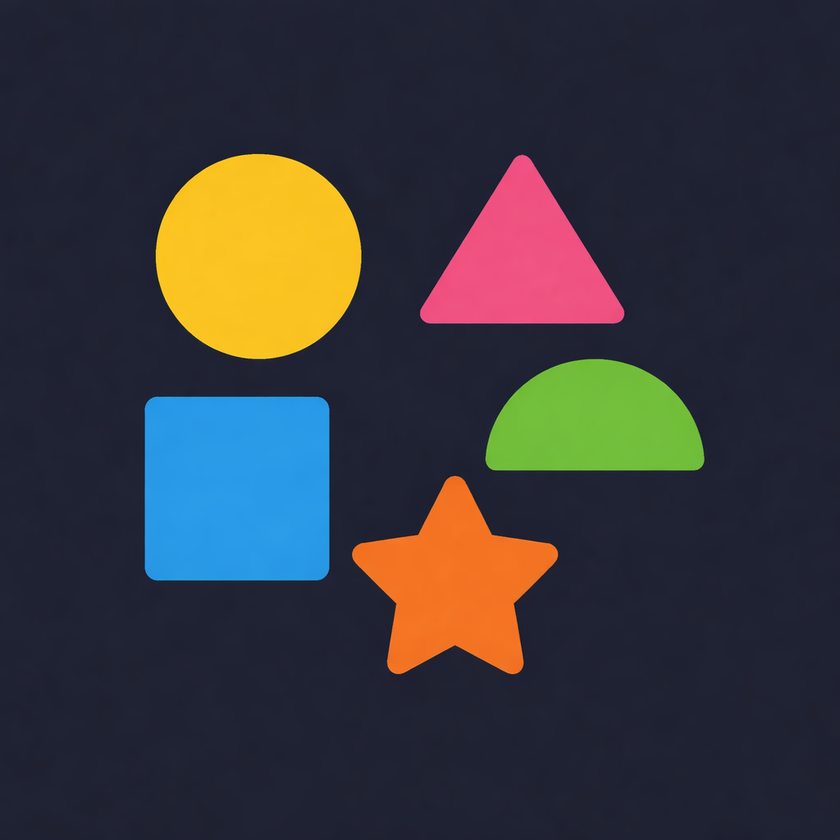
#> input picture Image5.png, 840 x 840 px, shrunk from 1024 x 1024 before the run
$ python C19c_AdaptiveThreshold.py
#> lines starting #> are read from the running program, lines starting #| are printed output that depends on the picture; after the words box and inside, x2 and y2 are one past the last pixel; in counts of white or black regions, pixels touching at a corner belong together
import cv2
import matplotlib.pyplot as plt

img = cv2.imread("Image5.png", 0)
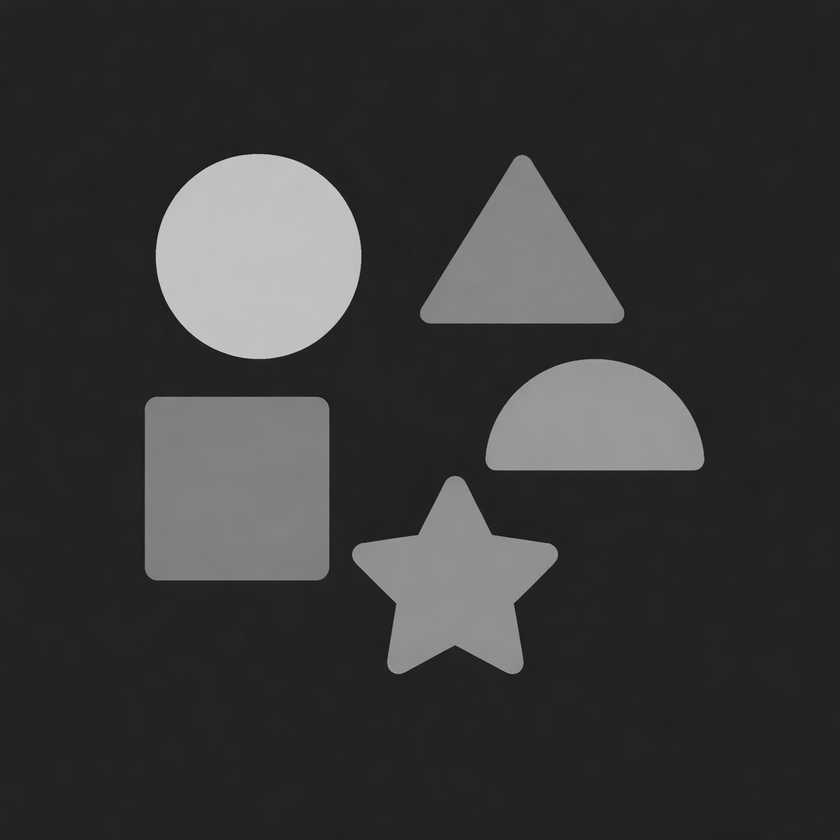
#> img: shape (840, 840); min 18, max 209, mean 55.8

# Global Threshold
_, thresh = cv2.threshold(img, 127, 255, cv2.THRESH_BINARY)
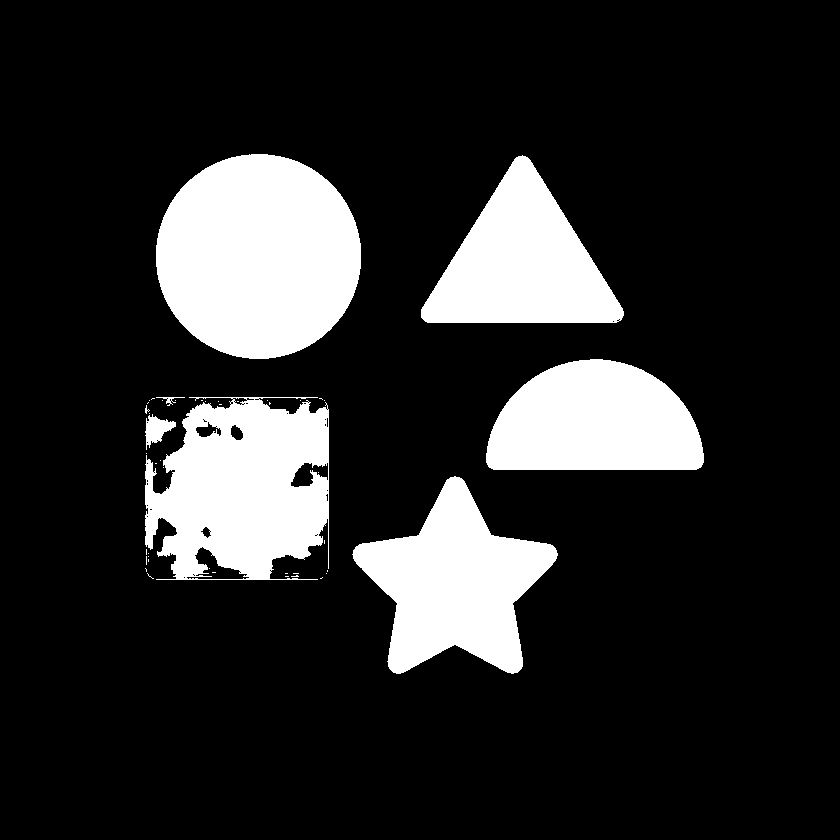
#> thresh: shape (840, 840); 16.8% white; 46 white regions (39 under 20 px), largest, box (x1, y1, x2, y2) and area: (156, 154, 361, 359) 33090, (145, 397, 329, 580) 25193, (352, 476, 558, 674) 21317


adaptive = cv2.adaptiveThreshold(
    img, 255,
    cv2.ADAPTIVE_THRESH_MEAN_C,
    cv2.THRESH_BINARY,
    11, 2)
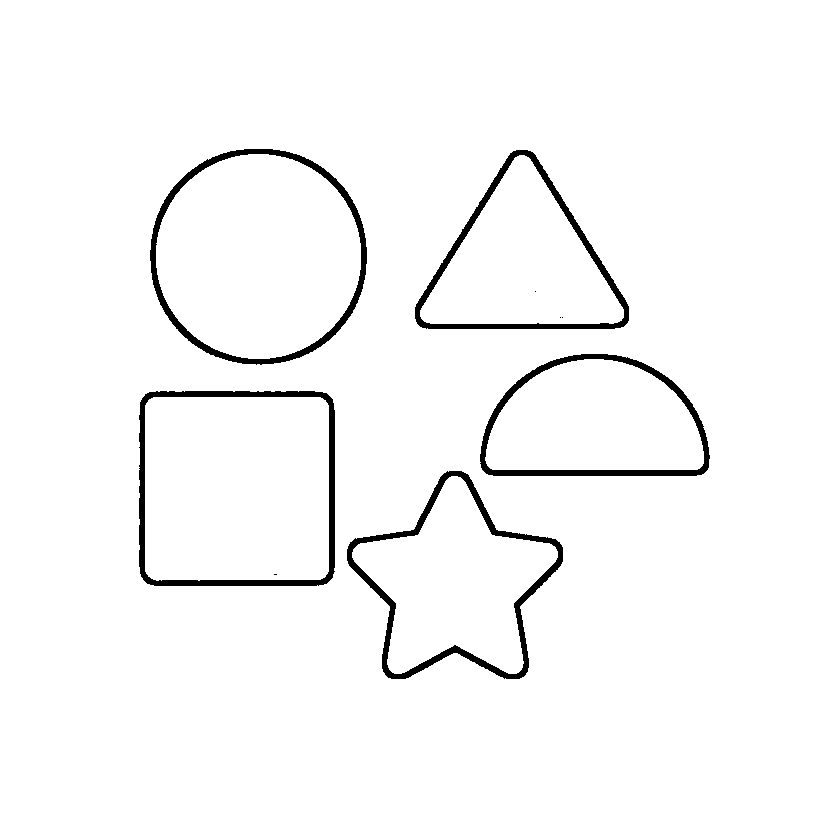
#> adaptive: shape (840, 840); 97.2% white; 9 black regions (4 under 20 px), largest, box (x1, y1, x2, y2) and area: (347, 471, 563, 679) 4306, (139, 391, 335, 586) 4252, (150, 149, 367, 365) 4074, (415, 150, 629, 329) 3575, (480, 354, 710, 476) 3468

cv2.imshow("Adaptive Threshold", adaptive)
cv2.waitKey(0)

$ run again, with Image3.png copied over Image5.png
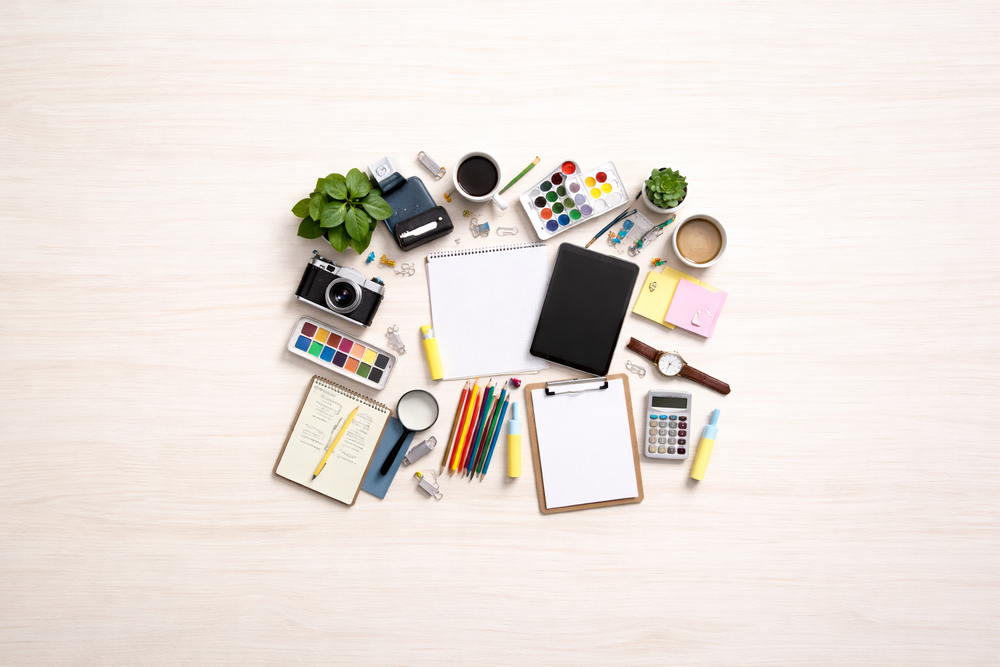
#> input picture Image3.png, 1000 x 667 px, shrunk from 1536 x 1024 before the run
#> `_, thresh = cv2.threshold(img, 127, 255, cv2.THRESH_BINARY)`:
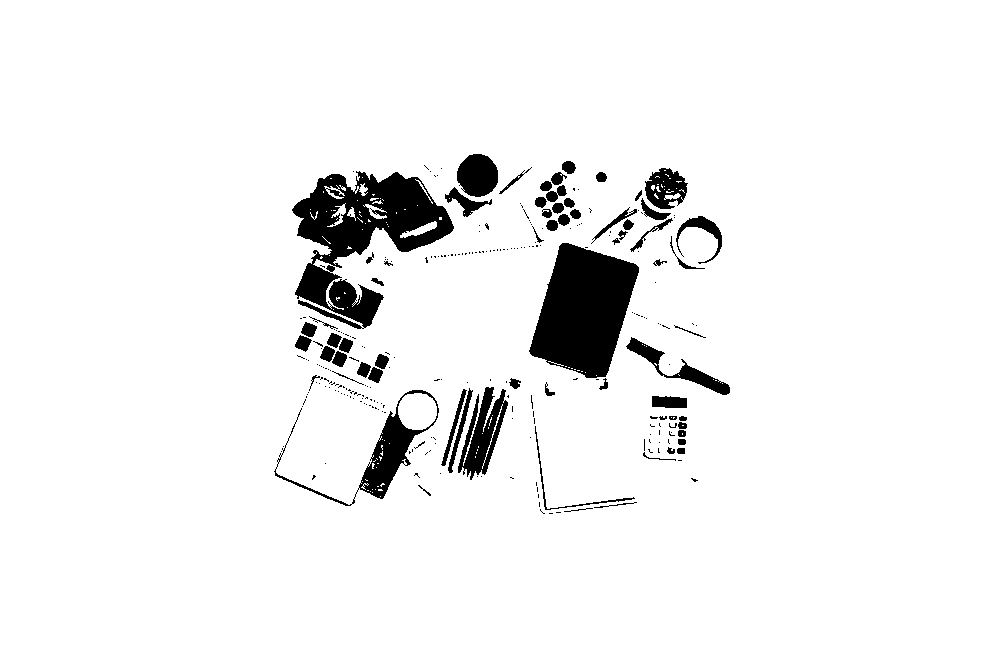
#> thresh: shape (667, 1000); 94.4% white; 280 black regions (213 under 20 px), largest, box (x1, y1, x2, y2) and area: (292, 171, 454, 329) 11396, (529, 243, 639, 378) 9770, (274, 390, 439, 506) 2765
#> `adaptive = cv2.adaptiveThreshold( img, 255, cv2.ADAPTIVE_THRESH_MEAN_C..`:
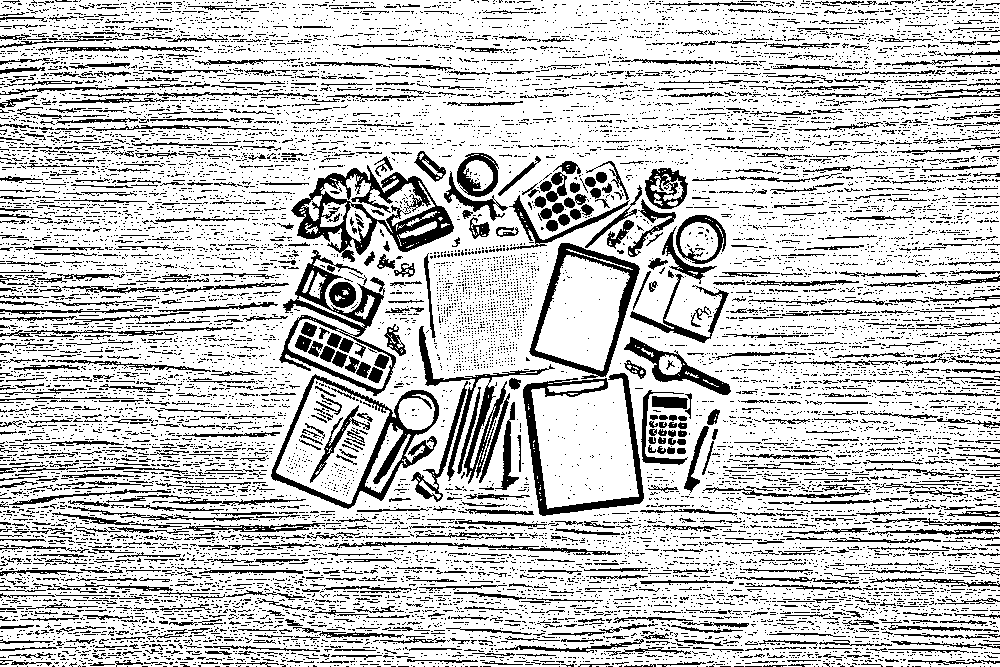
#> adaptive: shape (667, 1000); 77.4% white; black in thin lines or dots

$ run again, with Image4.png copied over Image5.png
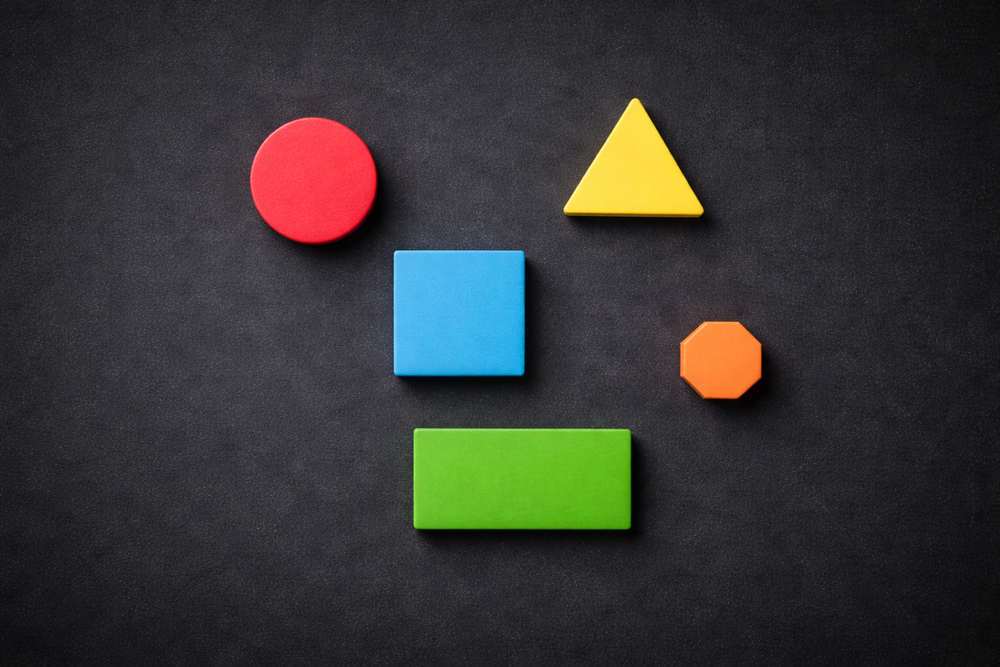
#> input picture Image4.png, 1000 x 667 px, shrunk from 1536 x 1024 before the run
#> `_, thresh = cv2.threshold(img, 127, 255, cv2.THRESH_BINARY)`:
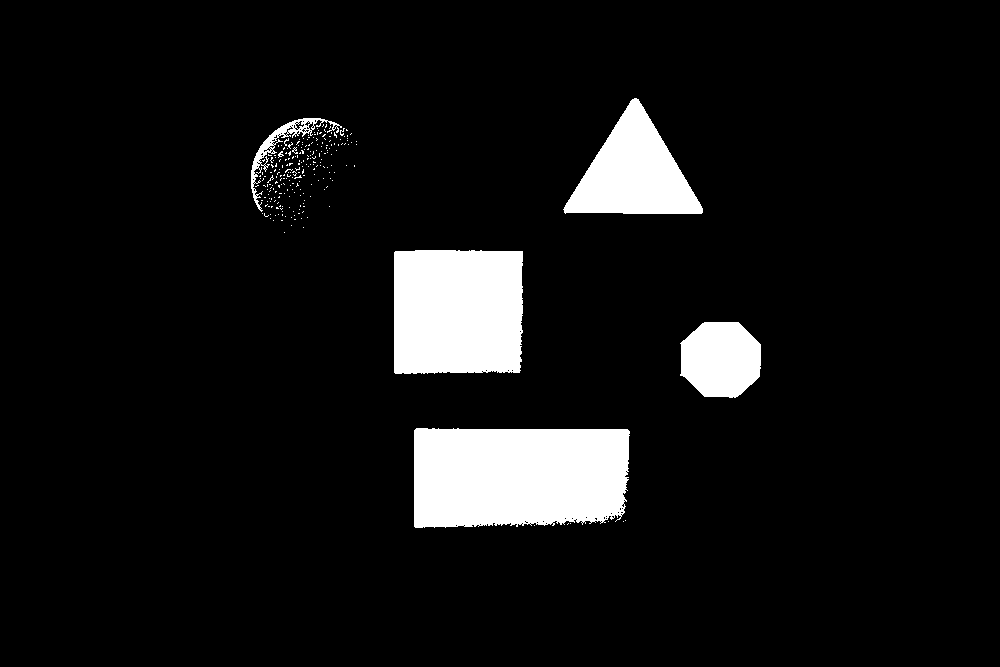
#> thresh: shape (667, 1000); 7.7% white; 244 white regions (238 under 20 px), largest, box (x1, y1, x2, y2) and area: (414, 428, 630, 528) 20265, (394, 250, 523, 374) 15651, (563, 98, 703, 214) 8714, (680, 322, 761, 398) 4993, (251, 118, 342, 212) 1078, (278, 151, 284, 158) 20
#> `adaptive = cv2.adaptiveThreshold( img, 255, cv2.ADAPTIVE_THRESH_MEAN_C..`:
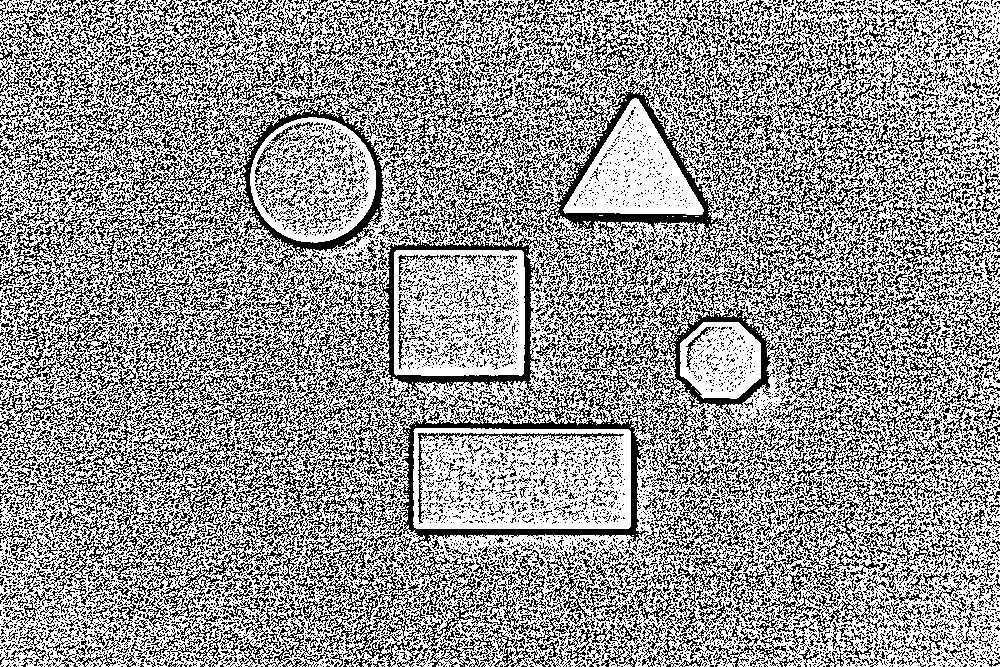
#> adaptive: shape (667, 1000); 59.5% white; black in thin lines or dots
